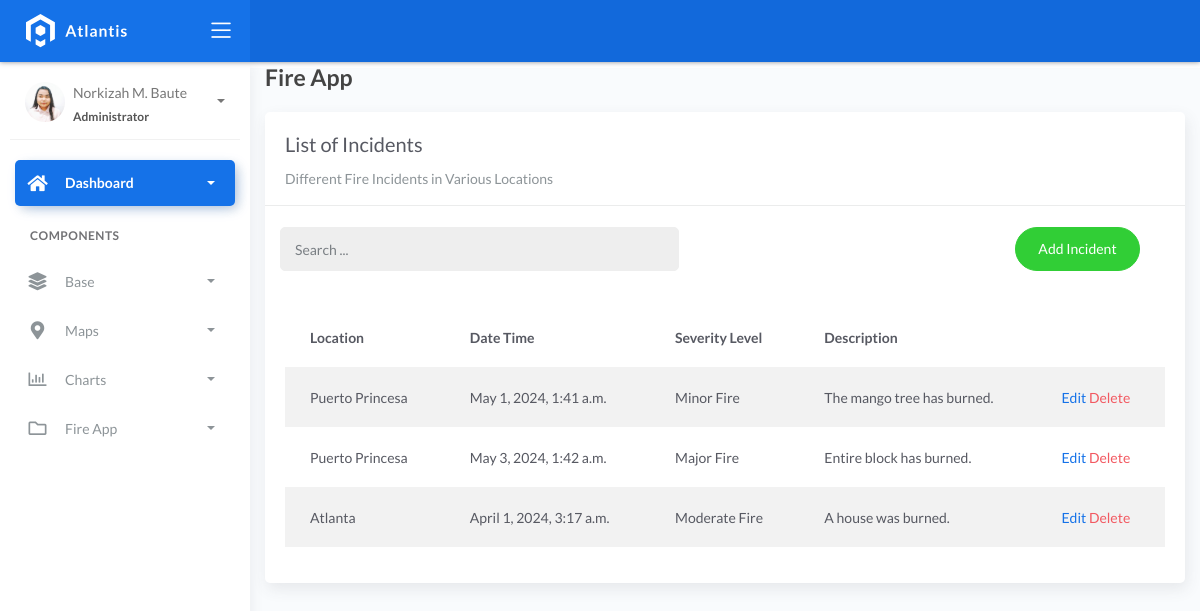
/incidentslist, run on an earlier commit of the app's database.
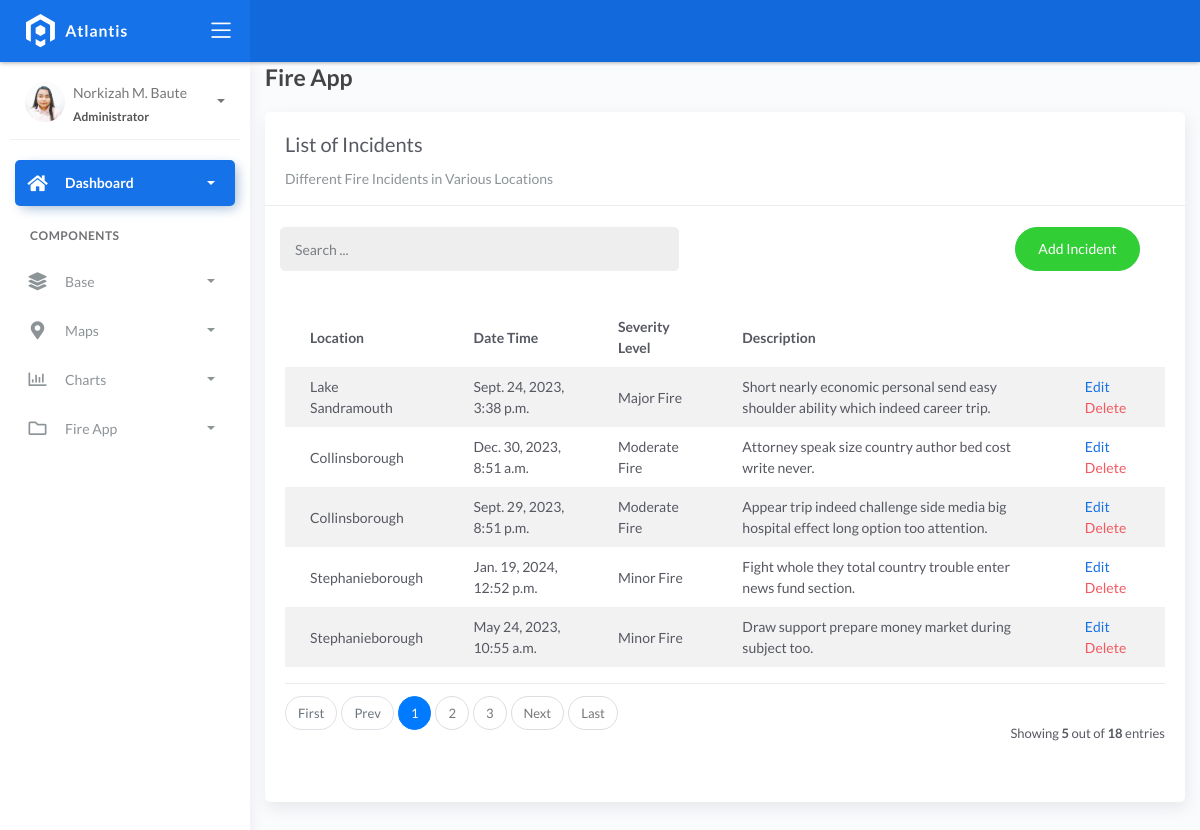
And on a later commit of the database.
### fire/models.py (models this page shows, shortened)
class BaseModel(models.Model):
    created_at = models.DateTimeField(auto_now_add=True, db_index=True)
    updated_at = models.DateTimeField(auto_now=True)
    class Meta:
        abstract = True

class Incident(BaseModel):
    SEVERITY_CHOICES = (
        ('Minor Fire', 'Minor Fire'),
        ('Moderate Fire', 'Moderate Fire'),
        ('Major Fire', 'Major Fire'),
    )
    location = models.ForeignKey(Locations, on_delete=models.CASCADE)
    date_time = models.DateTimeField(blank=True, null=True)
    severity_level = models.CharField(max_length=45, choices=SEVERITY_CHOICES)
    description = models.CharField(max_length=250)

class Locations(BaseModel):
    name = models.CharField(max_length=150)
    latitude = models.DecimalField(
        max_digits=22, decimal_places=16, null=True, blank=True)
    longitude = models.DecimalField(
        max_digits=22, decimal_places=16, null=True, blank=True)
    address = models.CharField(max_length=150)
    city = models.CharField(max_length=150)
    country = models.CharField(max_length=150)
    def __str__(self):
        return f"{self.city}"

### fire/views.py (the view)
# urls.py: path('incidentslist', IncidentsList.as_view(), name='incidents-list'),
class IncidentsList(ListView):
    model = Incident
    context_object_name = 'incidents'
    template_name = "incidents_list.html"
    paginate_by = 5
    def get_queryset(self, *args, **kwargs):
            qs = super(IncidentsList, self).get_queryset(*args, **kwargs)
            if self.request.GET.get("q") is not None:
                query = self.request.GET.get("q")
                qs = qs.filter(Q(location__city__icontains=query) |
                            Q(date_time__icontains=query) | Q(severity_level__icontains=query) | Q(description__icontains=query))
            return qs

### templates/incidents_list.html (shortened to what this page needs)
{% extends 'base.html' %} {% load static %} {% block content %}
<div class="content">
    <div class="container-fluid">
        <h4 class="page-title">Fire App</h4>
        <div class="row">
            <div class="col-md-12">
                <div class="card">
                    <div class="card-header">
                        <div class="card-title">List of Incidents</div>
                        <div class="card-category">Different Fire Incidents in Various Locations</div>
                    </div>
                    <br>
                        <div class="col-md-12 row">
                            <div class="col-md-6">
                                <form class="navbar-left navbar-form nav-search mr-md-3" action="{% url 'incidents-list' %}">
                                    <div class="input-group">
                                        <input type="text" placeholder="Search ..." class="form-control" name="q">
                                        <div class="input-group-append">
                                        <span class="input-group-text">
                                        </span>
                                        </div>
                                    </div>
                                </form>
                            </div>
                            <div class="col-md-6">
                                <div class="pull-right">
                                    <a href="{% url 'incidents-add'%}" class="btn btn-success btn-rounded">Add Incident</a>
                                </div>
                            </div>
                        </div>
                    <div class="card-body">
                        <table class="table table-striped mt-3">
                            <thead>
                                <tr>
                                    <th scope="col">Location</th>
                                    <th scope="col">Date Time</th>
                                    <th scope="col">Severity Level</th>
                                    <th scope="col">Description</th>
                                </tr>
                            </thead>
                            <tbody>
                                {% for object in object_list %}
                                <tr>
                                    <td>{{ object.location}}</td>
                                    <td>{{ object.date_time}}</td>
                                    <td>{{ object.severity_level}}</td>
                                    <td>{{ object.description}}</td>
                                    <td>
                                        <a href="incidentslist/edit/{{ object.id }}">Edit</a>
                                        <a href="incidentslist/delete/{{ object.id }}" class="text-danger">Delete</a>
                                    </td>
                                </tr>
                                {% empty %}
                                <tr>
                                    <td colspan="4" style="text-align: center">
                                    <p class="text-sm font-weight-bold mb-0">No Records Found</p>
                                    </td>
                                </tr>
                                {% endfor %}
                            </tbody>
                        </table>
                        {% include 'includes/pagination.html' %}
                    </div>
                </div>
            </div>
        </div>
    </div>
</div>
{% endblock %}

What changed in the data, as far as the page shows it:
removed Incident: location "Puerto Princesa", date_time "May 1, 2024, 1:41 a.m.", severity_level "Minor Fire", description "The mango tree has burned."
removed Incident: location "Puerto Princesa", date_time "May 3, 2024, 1:42 a.m.", severity_level "Major Fire", description "Entire block has burned."
removed Incident: location "Atlanta", date_time "April 1, 2024, 3:17 a.m.", severity_level "Moderate Fire", description "A house was burned."
added Incident: location "Lake Sandramouth", date_time "Sept. 24, 2023, 3:38 p.m.", severity_level "Major Fire", description "Short nearly economic personal send easy shoulder ability which indeed career trip."
added Incident: location "Collinsborough", date_time "Dec. 30, 2023, 8:51 a.m.", severity_level "Moderate Fire", description "Attorney speak size country author bed cost write never."
added Incident: location "Collinsborough", date_time "Sept. 29, 2023, 8:51 p.m.", severity_level "Moderate Fire", description "Appear trip indeed challenge side media big hospital effect long option too attention."
added Incident: location "Stephanieborough", date_time "Jan. 19, 2024, 12:52 p.m.", severity_level "Minor Fire", description "Fight whole they total country trouble enter news fund section."
added Incident: location "Stephanieborough", date_time "May 24, 2023, 10:55 a.m.", severity_level "Minor Fire", description "Draw support prepare money market during subject too."
Also different on the page:
{{ object_list.count }}: (not shown) → "5"
{{ paginator.count }}: (not shown) → "18"
text now shown: "First Prev Next Last Showing out of entries"
new list line: "1"
new list line: "2"
new list line: "3"
